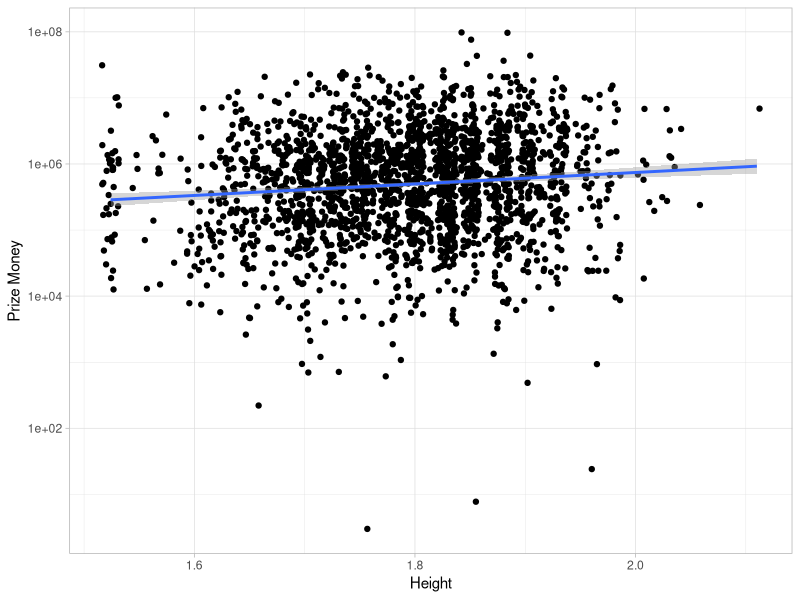
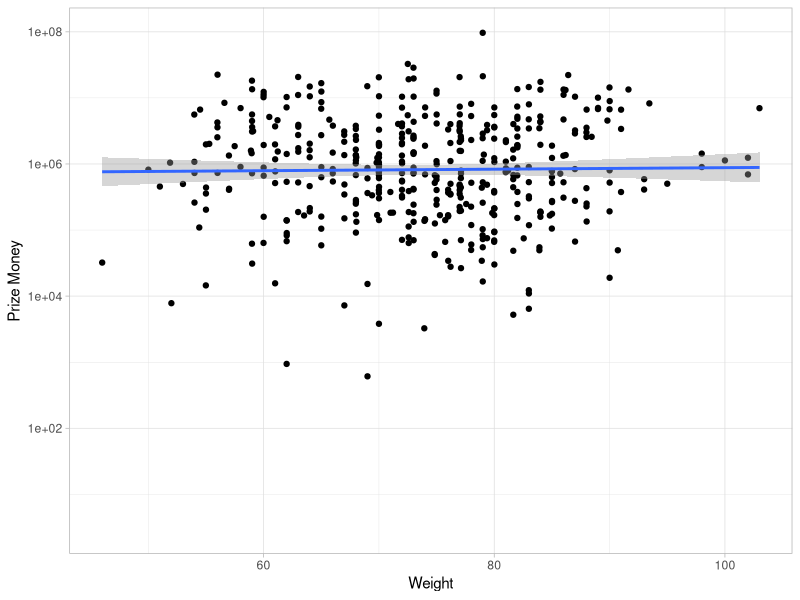
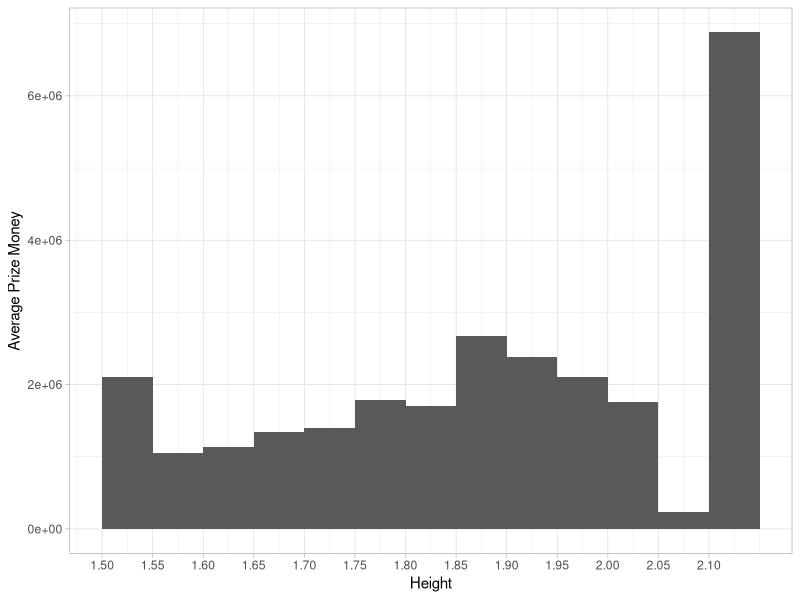
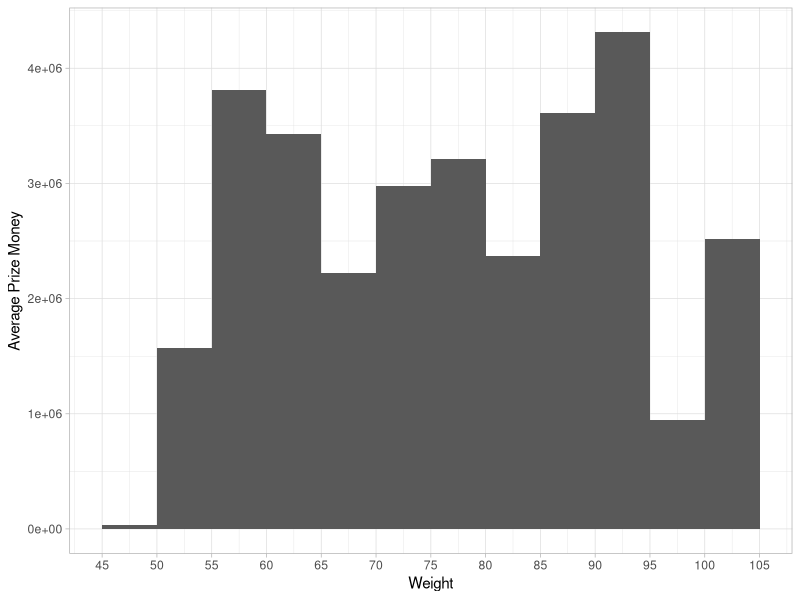
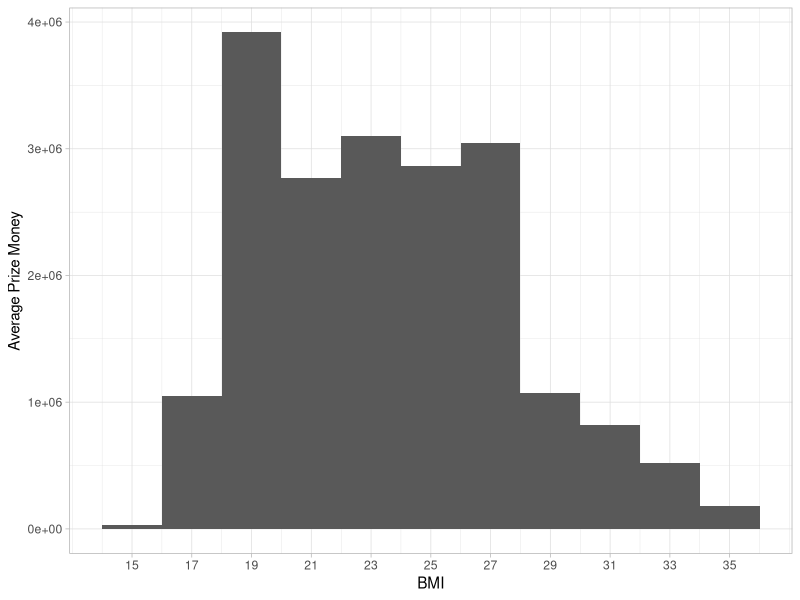

Write the R code that produced these figures, in order. (Note: this script raises an error after producing the figures.)
library(tidyverse)
library(ggplot2)

graph1 <- read_csv("huge_csv.csv") |>
  filter(height != 0) |>
  mutate(BMI = (weight/1000)/(height^2)) |>
  mutate(weight_kg = weight/1000)

ggplot(data = graph1) +
  aes(x = height, y = prize_money) +
  scale_y_log10() +
  theme_light() +
  geom_point(position = position_jitter(0.008)) +
  geom_smooth(method = "lm") +
  labs(x = "Height",
       y = "Prize Money")

ggplot(data = graph1) +
  aes(x = weight_kg, y = prize_money) +
  scale_y_log10() +
  theme_light() +
  geom_point(position = position_jitter(0.01)) +
  geom_smooth(method = "lm") +
  labs(x = "Weight",
       y = "Prize Money")

ggplot(data = graph1) +
  aes(x = height, y = prize_money) +
  theme_light() +
  scale_x_continuous(breaks = seq(1.5, 2.1, by = 0.05)) +
  stat_summary_bin(fun = "mean", geom = "col", binwidth = 0.05) +
  labs(y = "Average Prize Money",
       x = "Height")

ggplot(data = graph1) +
  aes(x = weight_kg, y = prize_money) +
  theme_light() +
  scale_x_continuous(breaks = seq(45, 105, by = 5)) +
  stat_summary_bin(fun = "mean", geom = "col", binwidth = 5) +
  labs(y = "Average Prize Money",
       x = "Weight")

ggplot(data = graph1) +
  aes(x = BMI, y = prize_money) +
  theme_light() +
  scale_x_continuous(breaks = seq(15, 35, by = 2)) +
  stat_summary_bin(fun = "mean", geom = "col", binwidth = 2) +
  labs(y = "Average Prize Money",
       x = "BMI")

ggplot(data = graph1) +
  aes(x = year, y = prize_money) +
  theme_light() +
  scale_x_continuous(breaks = seq(1930, 2000, by = 10)) +
  stat_summary_bin(fun = "mean", geom = "col", binwidth = 5) +
  labs(y = "Average Prize Money",
       x = "Birth Year")

ggplot(data = graph1) +
  aes(x = month, y = prize_money) +
  theme_light() +
  scale_x_continuous(breaks = seq(1, 12, by = 1)) +
  stat_summary_bin(fun = "mean", geom = "col", binwidth = 1) +
  labs(y = "Average Prize Money",
       x = "Birth Month")
